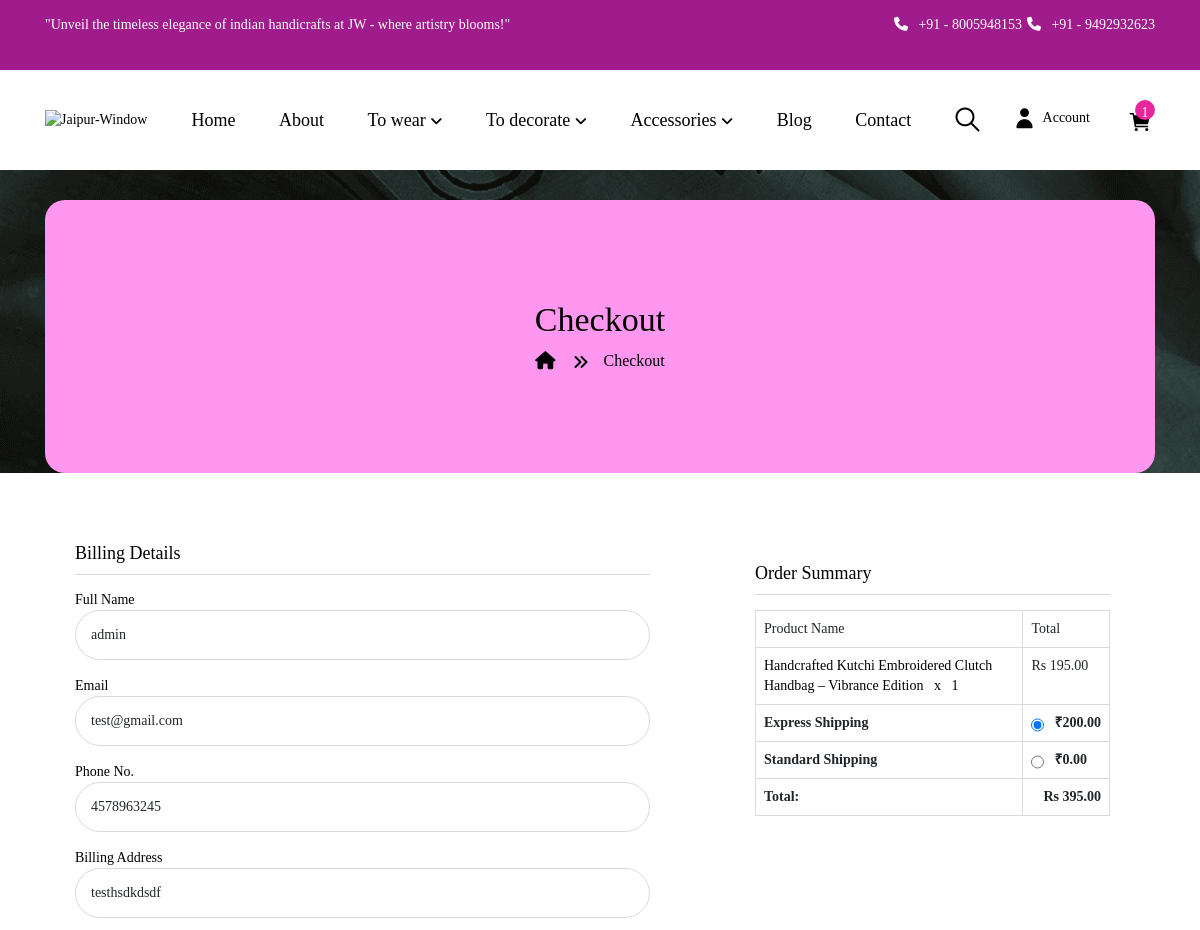
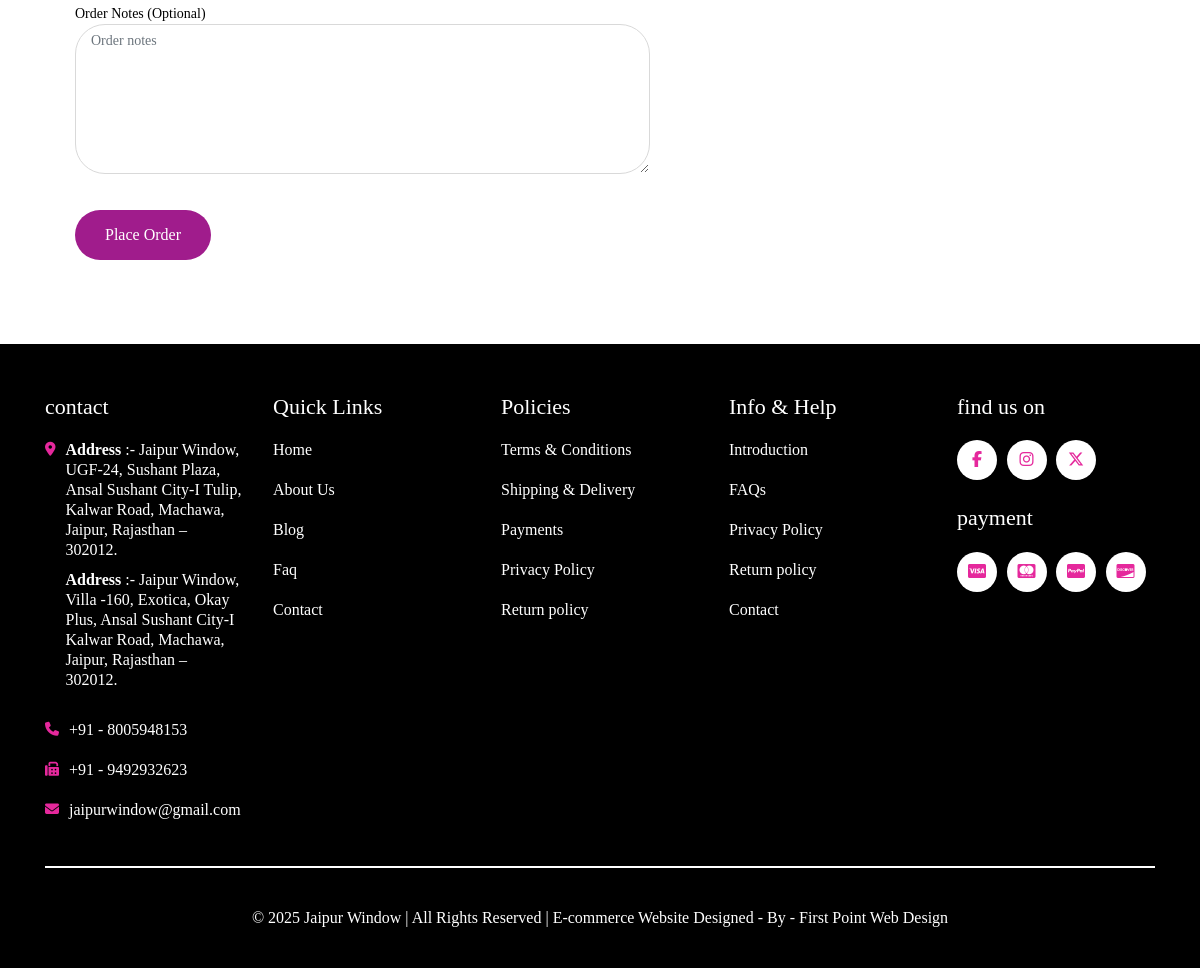
The page /checkout.php (signed in) on the database its author committed (2 pictures, top to bottom).
### tables this page shows
CREATE TABLE `tbl_customer` (
  `id` int(11) NOT NULL,
  `user_id` varchar(20) NOT NULL,
  `cust_name` varchar(100) NOT NULL,
  `cust_email` varchar(100) NOT NULL,
  `cust_phone` varchar(15) NOT NULL,
  `cust_address` text NOT NULL,
  `password` varchar(255) DEFAULT NULL,
  `cust_datetime` datetime NOT NULL,
  `cust_status` tinyint(1) NOT NULL DEFAULT 0
);

CREATE TABLE `tbl_cart` (
  `id` int(11) NOT NULL,
  `user_id` int(11) NOT NULL,
  `product_id` int(11) NOT NULL,
  `product_name` varchar(255) DEFAULT NULL,
  `product_model` varchar(255) DEFAULT NULL,
  `product_image` varchar(255) DEFAULT NULL,
  `product_price` decimal(10,2) DEFAULT NULL,
  `product_size` varchar(50) DEFAULT NULL,
  `product_color` varchar(50) DEFAULT NULL,
  `quantity` int(11) DEFAULT 1,
  `added_on` datetime DEFAULT current_timestamp()
);

CREATE TABLE `tbl_shipping_cost` (
  `shipping_cost_id` int(11) NOT NULL,
  `name` text NOT NULL,
  `url` text DEFAULT NULL,
  `amount` varchar(20) NOT NULL
);

CREATE TABLE `tbl_contact` (
  `id` int(11) NOT NULL,
  `heading` text NOT NULL,
  `address` text NOT NULL,
  `phone_no_1` text NOT NULL,
  `phone_no_2` text NOT NULL,
  `email` text NOT NULL,
  `shop_time` text NOT NULL,
  `map_links` text NOT NULL,
  `create_at` timestamp NOT NULL DEFAULT current_timestamp()
);

### checkout.php (the view, shortened to what the rows shown need)
<?php
include('./admin/inc/config.php');
$user_id = isset($_SESSION['customer_id']) ? $_SESSION['customer_id'] : null;
$sub_total = 0;
$cartStatement = $pdo->prepare("SELECT * FROM tbl_cart WHERE user_id = ?");
$cartStatement->execute([$user_id]);
$cart_items = $cartStatement->fetchAll(PDO::FETCH_ASSOC);
?>
<!DOCTYPE HTML>
<html lang="en-US">
<head>
    <link rel="stylesheet" href="assets/css/bootstrap.min.css">
    <link rel="stylesheet" href="assets/css/owl.carousel.css" type="text/css" media="all" />
    <link rel="stylesheet" href="https://cdnjs.cloudflare.com/ajax/libs/font-awesome/6.1.1/css/all.min.css" />
    <link rel="stylesheet" href="assets/fonts/vipodha-font.css" type="text/css" media="all">
    <link rel="stylesheet" href="assets/css/style.css" type="text/css" media="all" />
    <link rel="stylesheet" href="assets/css/mycss.css" type="text/css" media="all" />
    <link rel="stylesheet" href="assets/css/common-page-style.css" type="text/css" media="all" />
    <link rel="stylesheet" href="assets/css/vipodha_megamenu.css">
    <link rel="stylesheet" href="assets/css/my-cart.css" type="text/css" media="all" />
    <link rel="stylesheet" href="https://cdnjs.cloudflare.com/ajax/libs/font-awesome/6.7.2/css/all.min.css" />
</head>
<body class="cartpage" style="background-image: url(./assets/images/banners/banner-main.jpeg); background-repeat: no-repeat; width: 100%; height: auto; background-attachment: fixed; background-position: center; overflow-x: hidden !important">
    <?php include('include/header.php'); ?>
    <section>
        <div class="breadcrumb-main">
            <div class="container">
                <div class="breadcrumb-container">
                    <h2 class="page-title">Checkout</h2>
                </div>
            </div>
        </div>
    </section>
    <section id="cart">
        <div class="container">
            <div class="row">
                <?php
                $customer_id = $_SESSION['customer_id'] ?? null;
                $customer = null;
                if ($customer_id) {
                    $stmt = $pdo->prepare("SELECT * FROM tbl_customer WHERE id = ? LIMIT 1");
                    $stmt->execute([$customer_id]);
                    $customer = $stmt->fetch(PDO::FETCH_ASSOC);
                }
                ?>
                <form id="combinedForm" method="post" action="confirm_order.php" enctype="multipart/form-data" class="form-horizontal"  >
                   <div class="row">
                     <div class="col-lg-7 col-md-8 col-sm-12 col-xs-12"  >
                       <div class="" style="background-color: #fff; padding: 20px 30px; border-radius: 20px; ">
                       <fieldset>
                            <div class="form-group required row">
                                <div class="col-sm-12">
                                    <label for="first_name">Full Name</label>
                                    <input type="text" id="first_name" name="first_name" class="form-control" required placeholder="Full Name" value="<?= ($customer['cust_name'] ?? '') ?>">
                                </div>
                            </div>
                            <div class="form-group required row">
                                <div class="col-sm-12">
                                    <label for="email">Email</label>
                                    <input type="email" id="email" name="email" class="form-control" required placeholder="Email" value="<?= ($customer['cust_email'] ?? '') ?>">
                                </div>
                            </div>
                            <div class="form-group required row">
                                <div class="col-sm-12">
                                    <label for="phone">Phone No.</label>
                                    <input type="text" id="phone" name="phone" class="form-control" required placeholder="Phone No." value="<?= ($customer['cust_phone'] ?? '') ?>">
                                </div>
                            </div>
                            <div class="form-group required row">
                                <div class="col-sm-12">
                                    <label for="street_address">Billing Address</label>
                                    <input type="text" id="street_address" name="street_address" class="form-control" required placeholder="House number and street name" value="<?= ($customer['cust_address'] ?? '') ?>">
                                </div>
                            </div>
                        </fieldset>
                       </div>
                    </div>
                    <div class="col-lg-5 col-md-4 col-sm-12 col-xs-12" style="  padding: 20px 30px; border-radius: 20px; ">
                    <div class="" style="background-color: #fff; padding: 20px 30px; border-radius: 20px; ">
                        <fieldset>
                            <table class="table table-bordered">
                                <thead>
                                    <tr>
                                        <td class="text-left">Product Name</td>
                                        <td class="text-left">Total</td>
                                    </tr>
                                </thead>
                                <tbody>
                                    <?php if (empty($cart_items)) : ?>
                                        <tr>
                                            <td colspan="2" class="text-center">Your cart is empty.</td>
                                        </tr>
                                    <?php else : ?>
                                        <?php foreach ($cart_items as $item) : ?>
                                            <?php
                                            $total_price = $item['product_price'] * $item['quantity'];
                                            $sub_total += $total_price;
                                            ?>
                                            <tr>
                                                <td class="text-left"><a href="#"><?= ($item['product_name']) ?> &nbsp; x &nbsp; <?= $item['quantity'] ?></a></td>
                                                <td class="text-left">Rs <?= number_format($total_price, 2) ?></td>
                                            </tr>
                                        <?php endforeach; ?>
                                    <?php endif; ?>
                                </tbody>
                                <tfoot id="checkout-cart-foot">
                                    <?php
                                    $shipping_options = [];
                                    $statement = $pdo->prepare("SELECT * FROM tbl_shipping_cost ORDER BY shipping_cost_id DESC");
                                    $statement->execute();
                                    $result = $statement->fetchAll(PDO::FETCH_ASSOC);
                                    if ($result && count($result) > 0) {
                                        $shipping_options = $result;
                                    } else {
                                        $shipping_options = [
                                            ['shipping_cost_id' => 1, 'name' => 'Standard Shipping', 'amount' => 0],
                                            ['shipping_cost_id' => 2, 'name' => 'Express Shipping', 'amount' => 200],
                                        ];
                                    }
                                    ?>
                                    <?php foreach ($shipping_options as $index => $option) : ?>
                                        <tr>
                                            <td class="text-start"><?= ($option['name']) ?></td>
                                            <td class="text-end">
                                                <div class="d-flex" style="gap:0 10px;">
                                                    <input type="radio" id="shipping<?= $option['shipping_cost_id'] ?>" name="shipping_cost" value="<?= $option['amount'] ?>" data-name="<?= ($option['name']) ?>" <?= $index === 0 ? 'checked' : '' ?> onchange="updateTotal()">
                                                    <label for="shipping<?= $option['shipping_cost_id'] ?>">
                                                        ₹<?= number_format($option['amount'], 2) ?>
                                                    </label>
                                                </div>
                                            </td>
                                        </tr>
                                    <?php endforeach; ?>
                                    <tr>
                                        <td class="text-end">
                                            <strong>Rs <span id="total"><?= number_format($sub_total + $shipping_options[0]['amount'], 2) ?></strong>
                                        </td>
                                    </tr>
                                </tfoot>
                            </table>
                        </fieldset>
                        </div>
                    </div>
                   </div>
                </form>
            </div>
        </div>
    </section>
    <?php include('include/footer.php'); ?>
</body>
</html>

### include/footer.php (shortened to what the rows shown need)
<footer>
    <div class="container">
        <div class="footer-top">
            <div class="row">
                <div class="col-md-3">
                    <div class="position-footer-left">
                        <ul class="list-unstyled">
                            <?php
                            $statement = $pdo->prepare("SELECT * FROM tbl_contact WHERE id=1");
                            $statement->execute();
                            $result = $statement->fetchAll(PDO::FETCH_ASSOC);
                            foreach ($result as $row) {
                                $address = $row['address'];
                                $phone_no_1 = $row['phone_no_1'];
                                $phone_no_2 = $row['phone_no_2'];
                                $email = $row['email'];
                            }
                            ?>
                            <li>
                                <div class="site">
                                    <div class="contact_site"><?= $address; ?></div>
                                </div>
                            </li>
                            <li>
                                <div class="phone">
                                    <div class="contact_site"><a href="tel:+91<?= $phone_no_1; ?>" class="contact_site">+91 - <?= $phone_no_1; ?></a></div>
                                </div>
                            </li>
                            <li>
                                <div class="fax">
                                    <div class="contact_site"><a href="tel:+91<?= $phone_no_2; ?>" class="contact_site">+91 - <?= $phone_no_2; ?></a></div>
                                </div>
                            </li>
                            <li>
                                <div class="email">
                                    <div class="contact_site"><a href="mailto:<?= $email; ?>"
                                            class="contact_site"><?= $email; ?></a></div>
                                </div>
                            </li>
                        </ul>
                    </div>
                </div>
            </div>
        </div>
    </div>
</footer>

### rows shown on the page
tbl_customer: first_name "admin", email "test@gmail.com", phone "4578963245", street_address "testhsdkdsdf"
tbl_cart: product_name "Handcrafted Kutchi Embroidered Clutch Handbag – Vibrance Edition", quantity "1", product_price "195.00"
tbl_shipping_cost: name "Express Shipping", amount "200.00", $sub_total + $shipping_options[0]['amount'] "395.00"
tbl_shipping_cost: name "Standard Shipping", amount "0.00"
tbl_contact: address "Address :- Jaipur Window, UGF-24, Sushant Plaza, Ansal Sushant City-I Tulip, Kalwar Road, Machawa, Jaipur, Rajasthan – 302012. Address :- Jaipur Window, Villa -160, Exotica, Okay Plus, Ansal Sushant City-I Kalwar Road, Machawa, Jaipur, Rajasthan – 302012.", phone_no_1 "8005948153", phone_no_2 "9492932623", email "jaipurwindow@gmail.com"

### other values the page prints
$total_items "1"
